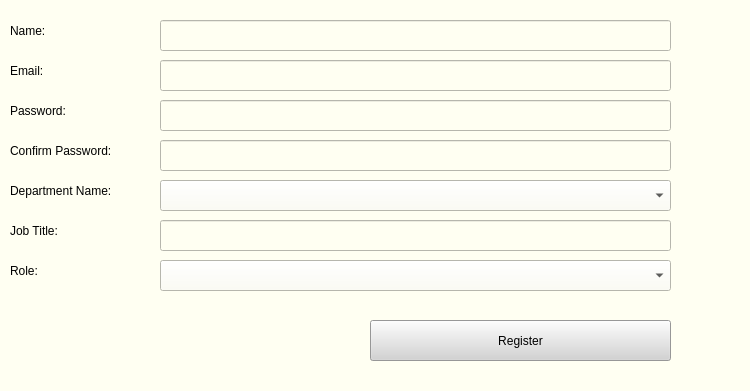
<?xml version="1.0" encoding="UTF-8"?>
<ui version="4.0">
 <class>Form</class>
 <widget class="QWidget" name="Form">
  <property name="geometry">
   <rect>
    <x>0</x>
    <y>0</y>
    <width>750</width>
    <height>391</height>
   </rect>
  </property>
  <property name="windowTitle">
   <string>Form</string>
  </property>
  <property name="styleSheet">
   <string notr="true">background: #fffff2;</string>
  </property>
  <widget class="QLineEdit" name="lineEdit">
   <property name="geometry">
    <rect>
     <x>160</x>
     <y>20</y>
     <width>511</width>
     <height>31</height>
    </rect>
   </property>
  </widget>
  <widget class="QLabel" name="label">
   <property name="geometry">
    <rect>
     <x>10</x>
     <y>10</y>
     <width>61</width>
     <height>41</height>
    </rect>
   </property>
   <property name="styleSheet">
    <string notr="true">font: 10pt  &quot;Yu Gothic UI Semibold&quot;;
</string>
   </property>
   <property name="text">
    <string>Name:</string>
   </property>
  </widget>
  <widget class="QLabel" name="label_3">
   <property name="geometry">
    <rect>
     <x>10</x>
     <y>50</y>
     <width>61</width>
     <height>41</height>
    </rect>
   </property>
   <property name="styleSheet">
    <string notr="true">font: 10pt  &quot;Yu Gothic UI Semibold&quot;;</string>
   </property>
   <property name="text">
    <string>Email:</string>
   </property>
  </widget>
  <widget class="QLineEdit" name="lineEdit_2">
   <property name="geometry">
    <rect>
     <x>160</x>
     <y>60</y>
     <width>511</width>
     <height>31</height>
    </rect>
   </property>
  </widget>
  <widget class="QLabel" name="label_4">
   <property name="geometry">
    <rect>
     <x>10</x>
     <y>90</y>
     <width>71</width>
     <height>41</height>
    </rect>
   </property>
   <property name="styleSheet">
    <string notr="true">font: 10pt  &quot;Yu Gothic UI Semibold&quot;;</string>
   </property>
   <property name="text">
    <string>Password:</string>
   </property>
  </widget>
  <widget class="QLineEdit" name="lineEdit_3">
   <property name="geometry">
    <rect>
     <x>160</x>
     <y>100</y>
     <width>511</width>
     <height>31</height>
    </rect>
   </property>
  </widget>
  <widget class="QLabel" name="label_5">
   <property name="geometry">
    <rect>
     <x>10</x>
     <y>130</y>
     <width>121</width>
     <height>41</height>
    </rect>
   </property>
   <property name="styleSheet">
    <string notr="true">font: 10pt  &quot;Yu Gothic UI Semibold&quot;;</string>
   </property>
   <property name="text">
    <string>Confirm Password:</string>
   </property>
  </widget>
  <widget class="QLineEdit" name="lineEdit_4">
   <property name="geometry">
    <rect>
     <x>160</x>
     <y>140</y>
     <width>511</width>
     <height>31</height>
    </rect>
   </property>
  </widget>
  <widget class="QLabel" name="label_7">
   <property name="geometry">
    <rect>
     <x>10</x>
     <y>170</y>
     <width>121</width>
     <height>41</height>
    </rect>
   </property>
   <property name="styleSheet">
    <string notr="true">font: 10pt  &quot;Yu Gothic UI Semibold&quot;;</string>
   </property>
   <property name="text">
    <string>Department Name:  </string>
   </property>
  </widget>
  <widget class="QLabel" name="label_8">
   <property name="geometry">
    <rect>
     <x>10</x>
     <y>210</y>
     <width>71</width>
     <height>41</height>
    </rect>
   </property>
   <property name="styleSheet">
    <string notr="true">font: 10pt  &quot;Yu Gothic UI Semibold&quot;;</string>
   </property>
   <property name="text">
    <string>Job Title:</string>
   </property>
  </widget>
  <widget class="QLineEdit" name="lineEdit_7">
   <property name="geometry">
    <rect>
     <x>160</x>
     <y>220</y>
     <width>511</width>
     <height>31</height>
    </rect>
   </property>
  </widget>
  <widget class="QPushButton" name="pushButton">
   <property name="geometry">
    <rect>
     <x>370</x>
     <y>320</y>
     <width>301</width>
     <height>41</height>
    </rect>
   </property>
   <property name="styleSheet">
    <string notr="true">font: 10pt  &quot;Yu Gothic UI Semibold&quot;;
background: lightgrey;</string>
   </property>
   <property name="text">
    <string>Register</string>
   </property>
  </widget>
  <widget class="QLabel" name="label_9">
   <property name="geometry">
    <rect>
     <x>10</x>
     <y>250</y>
     <width>71</width>
     <height>41</height>
    </rect>
   </property>
   <property name="styleSheet">
    <string notr="true">font: 10pt  &quot;Yu Gothic UI Semibold&quot;;</string>
   </property>
   <property name="text">
    <string>Role:</string>
   </property>
  </widget>
  <widget class="QComboBox" name="comboBox">
   <property name="geometry">
    <rect>
     <x>160</x>
     <y>180</y>
     <width>511</width>
     <height>31</height>
    </rect>
   </property>
  </widget>
  <widget class="QComboBox" name="comboBox_2">
   <property name="geometry">
    <rect>
     <x>160</x>
     <y>260</y>
     <width>511</width>
     <height>31</height>
    </rect>
   </property>
  </widget>
 </widget>
 <resources/>
 <connections/>
</ui>
